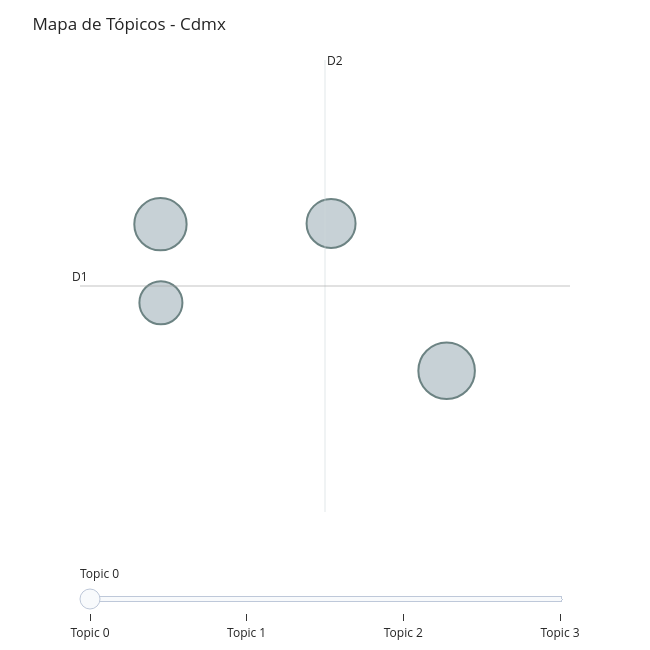
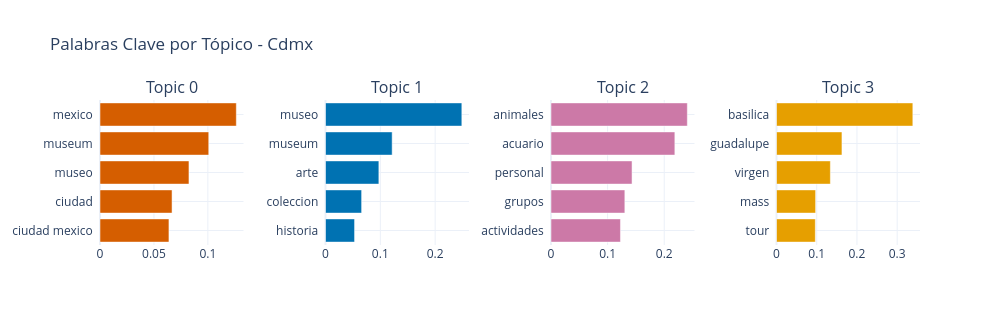
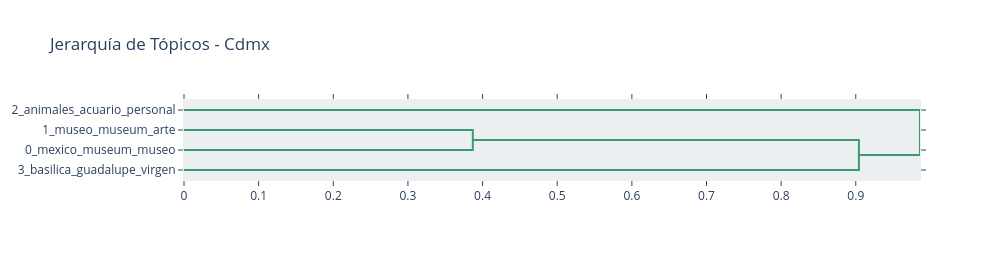

Notebook code for these charts, in order:
### Code cell
# ===== VISUALIZACIONES INTERACTIVAS DE BERTOPIC =====

print(f"Visualizaciones interactivas de BERTopic para {CIUDAD_ANALIZAR}:")
print(f"Tópicos identificados: {len(topic_info)} (incluyendo outliers si los hay)")

# Validar si tenemos suficientes tópicos para visualizaciones
num_topicos_validos = len([t for t in topic_info['Topic'] if t != -1])
print(f"Tópicos válidos (sin outliers): {num_topicos_validos}")

if num_topicos_validos < 2:
    print("⚠️ ADVERTENCIA: Muy pocos tópicos identificados para generar visualizaciones interactivas.")
    print("💡 Esto puede deberse a:")
    print("   - Textos muy similares después de la limpieza")
    print("   - Dataset pequeño para la ciudad seleccionada")
    print("   - Parámetros de clustering muy restrictivos")
    print("\n📊 Mostrando información básica de tópicos:")
    for topic_id in topic_info['Topic']:
        if topic_id != -1:
            topic_words = topic_model.get_topic(topic_id)
            print(f"\nTópico {topic_id}: {topic_names.get(topic_id, 'Sin nombre')}")
            print(f"Palabras clave: {', '.join([word for word, _ in topic_words[:8]])}")
            print(f"Documentos: {topic_info[topic_info['Topic'] == topic_id]['Count'].iloc[0]}")
else:
    # Intentar generar visualizaciones con manejo de errores
    try:
        print("\n🗺️ Generando mapa de tópicos...")
        fig_intertopic = topic_model.visualize_topics()
        fig_intertopic.update_layout(title=f"Mapa de Tópicos - {CIUDAD_ANALIZAR}")
        fig_intertopic.show()
    except Exception as e:
        print(f"❌ Error al generar mapa de tópicos: {str(e)}")
        print("💡 Esto es normal con pocos tópicos o datos limitados")

    try:
        print("\n📊 Generando gráfico de barras...")
        fig_barchart = topic_model.visualize_barchart(top_n_topics=min(8, num_topicos_validos))
        fig_barchart.update_layout(title=f"Palabras Clave por Tópico - {CIUDAD_ANALIZAR}")
        fig_barchart.show()
    except Exception as e:
        print(f"❌ Error al generar gráfico de barras: {str(e)}")
        print("🔧 Mostrando información alternativa de palabras clave:")
        for topic_id in topic_info['Topic'][:5]:  # Mostrar máximo 5 tópicos
            if topic_id != -1:
                topic_words = topic_model.get_topic(topic_id)
                print(f"\n📈 {topic_names.get(topic_id, f'Tópico {topic_id}')}:")
                print(f"   {', '.join([f'{word}({score:.3f})' for word, score in topic_words[:5]])}")

    try:
        print("\n🌳 Generando jerarquía de tópicos...")
        if num_topicos_validos >= 3:  # Necesitamos al menos 3 tópicos para jerarquía
            fig_hierarchy = topic_model.visualize_hierarchy()
            fig_hierarchy.update_layout(title=f"Jerarquía de Tópicos - {CIUDAD_ANALIZAR}")
            fig_hierarchy.show()
        else:
            print("⚠️ Se necesitan al menos 3 tópicos para mostrar jerarquía")
    except Exception as e:
        print(f"❌ Error al generar jerarquía: {str(e)}")

# Información adicional sobre la calidad del modelado
print(f"\n📋 Resumen del modelado:")
print(f"✅ Textos analizados: {len(texts)}")
print(f"🎯 Tópicos encontrados: {num_topicos_validos}")
print(f"📊 Distribución:")
for i, (topico, count) in enumerate(topico_counts.head(5).items()):
    print(f"   {i+1}. {topico}: {count} opiniones ({count/len(df_con_topicos)*100:.1f}%)")

if num_topicos_validos <= 3:
    print(f"\n💡 Sugerencias para mejorar el modelado:")
    print(f"   - Reducir min_cluster_size en HDBSCAN (actualmente: {hdbscan_model.min_cluster_size})")
    print(f"   - Incluir más ciudades en el análisis")
    print(f"   - Ajustar parámetros de limpieza de texto")
    print(f"   - Verificar diversidad en los textos de entrada")

### Figure 1 — Plotly figure (JSON) as saved in the notebook; plotly's stock layout.template omitted (floating-point values rounded to 4 significant figures)
{"data": [{"customdata": [[0, "mexico | museum | museo | ciudad | ciudad mexico", 76], [1, "museo | museum | arte | coleccion | historia", 65], [2, "animales | acuario | personal | grupos | actividades", 57], [3, "basilica | guadalupe | virgen | mass | tour", 44]], "hovertemplate": "<b>Topic %{customdata[0]}</b><br>%{customdata[1]}<br>Size: %{customdata[2]}", "legendgroup": "", "marker": {"color": "#B0BEC5", "line": {"color": "DarkSlateGrey", "width": 2}, "size": [76, 65, 57, 44], "sizemode": "area", "sizeref": 0.0475, "symbol": "circle"}, "mode": "markers", "name": "", "orientation": "v", "showlegend": false, "type": "scatter", "x": [4.112, 2.682, 3.534, 2.684], "xaxis": "x", "y": [11.01, 12.72, 12.73, 11.8], "yaxis": "y"}], "layout": {"annotations": [{"showarrow": false, "text": "D1", "x": 2.279, "y": 12.0, "yshift": 10}, {"showarrow": false, "text": "D2", "x": 3.504, "xshift": 10, "y": 14.64}], "height": 650, "hoverlabel": {"bgcolor": "white", "font": {"family": "Rockwell", "size": 16}}, "legend": {"itemsizing": "constant", "tracegroupgap": 0}, "margin": {"t": 60}, "shapes": [{"line": {"color": "#CFD8DC", "width": 2}, "type": "line", "x0": 3.504, "x1": 3.504, "y0": 9.357, "y1": 14.64}, {"line": {"color": "#9E9E9E", "width": 2}, "type": "line", "x0": 2.279, "x1": 4.729, "y0": 12.0, "y1": 12.0}], "sliders": [{"active": 0, "pad": {"t": 50}, "steps": [{"args": [{"marker.color": [["red", "#B0BEC5", "#B0BEC5", "#B0BEC5"]]}], "label": "Topic 0", "method": "update"}, {"args": [{"marker.color": [["#B0BEC5", "red", "#B0BEC5", "#B0BEC5"]]}], "label": "Topic 1", "method": "update"}, {"args": [{"marker.color": [["#B0BEC5", "#B0BEC5", "red", "#B0BEC5"]]}], "label": "Topic 2", "method": "update"}, {"args": [{"marker.color": [["#B0BEC5", "#B0BEC5", "#B0BEC5", "red"]]}], "label": "Topic 3", "method": "update"}]}], "title": {"text": "Mapa de Tópicos - Cdmx"}, "width": 650, "xaxis": {"anchor": "y", "domain": [0, 1], "range": [2.279, 4.729], "title": {"text": ""}, "visible": false}, "yaxis": {"anchor": "x", "domain": [0, 1], "range": [9.357, 14.64], "title": {"text": ""}, "visible": false}}}

### Figure 2 — Plotly figure (JSON) as saved in the notebook; plotly's stock layout.template omitted (floating-point values rounded to 4 significant figures)
{"data": [{"marker": {"color": "#D55E00"}, "orientation": "h", "type": "bar", "x": [0.0639, 0.06679, 0.08247, 0.1008, 0.1264], "xaxis": "x", "y": ["ciudad mexico  ", "ciudad  ", "museo  ", "museum  ", "mexico  "], "yaxis": "y"}, {"marker": {"color": "#0072B2"}, "orientation": "h", "type": "bar", "x": [0.05301, 0.06588, 0.09732, 0.1216, 0.2487], "xaxis": "x2", "y": ["historia  ", "coleccion  ", "arte  ", "museum  ", "museo  "], "yaxis": "y2"}, {"marker": {"color": "#CC79A7"}, "orientation": "h", "type": "bar", "x": [0.1227, 0.1304, 0.1431, 0.2188, 0.2408], "xaxis": "x3", "y": ["actividades  ", "grupos  ", "personal  ", "acuario  ", "animales  "], "yaxis": "y3"}, {"marker": {"color": "#E69F00"}, "orientation": "h", "type": "bar", "x": [0.09654, 0.09723, 0.1339, 0.1627, 0.3389], "xaxis": "x4", "y": ["tour  ", "mass  ", "virgen  ", "guadalupe  ", "basilica  "], "yaxis": "y4"}], "layout": {"annotations": [{"font": {"size": 16}, "showarrow": false, "text": "Topic 0", "x": 0.0875, "xanchor": "center", "xref": "paper", "y": 1, "yanchor": "bottom", "yref": "paper"}, {"font": {"size": 16}, "showarrow": false, "text": "Topic 1", "x": 0.3625, "xanchor": "center", "xref": "paper", "y": 1, "yanchor": "bottom", "yref": "paper"}, {"font": {"size": 16}, "showarrow": false, "text": "Topic 2", "x": 0.6375, "xanchor": "center", "xref": "paper", "y": 1, "yanchor": "bottom", "yref": "paper"}, {"font": {"size": 16}, "showarrow": false, "text": "Topic 3", "x": 0.9125, "xanchor": "center", "xref": "paper", "y": 1, "yanchor": "bottom", "yref": "paper"}], "height": 325, "hoverlabel": {"bgcolor": "white", "font": {"family": "Rockwell", "size": 16}}, "showlegend": false, "title": {"text": "Palabras Clave por Tópico - Cdmx"}, "width": 1000, "xaxis": {"anchor": "y", "domain": [0, 0.175], "showgrid": true}, "xaxis2": {"anchor": "y2", "domain": [0.275, 0.45], "showgrid": true}, "xaxis3": {"anchor": "y3", "domain": [0.55, 0.725], "showgrid": true}, "xaxis4": {"anchor": "y4", "domain": [0.825, 1], "showgrid": true}, "yaxis": {"anchor": "x", "domain": [0, 1], "showgrid": true}, "yaxis2": {"anchor": "x2", "domain": [0, 1], "showgrid": true}, "yaxis3": {"anchor": "x3", "domain": [0, 1], "showgrid": true}, "yaxis4": {"anchor": "x4", "domain": [0, 1], "showgrid": true}}}

### Figure 3 — Plotly figure (JSON) as saved in the notebook; plotly's stock layout.template omitted (floating-point values rounded to 4 significant figures)
{"data": [{"hoverinfo": "text", "marker": {"color": "rgb(61,153,112)"}, "mode": "lines", "type": "scatter", "x": [0.0, 0.387, 0.387, 0.0], "xaxis": "x", "y": [-15.0, -15.0, -25.0, -25.0], "yaxis": "y"}, {"hoverinfo": "text", "marker": {"color": "rgb(61,153,112)"}, "mode": "lines", "type": "scatter", "x": [0.387, 0.9042, 0.9042, 0.0], "xaxis": "x", "y": [-20.0, -20.0, -35.0, -35.0], "yaxis": "y"}, {"hoverinfo": "text", "marker": {"color": "rgb(61,153,112)"}, "mode": "lines", "type": "scatter", "x": [0.0, 0.986, 0.986, 0.9042], "xaxis": "x", "y": [-5.0, -5.0, -27.5, -27.5], "yaxis": "y"}], "layout": {"autosize": false, "height": 260, "hoverlabel": {"bgcolor": "white", "font": {"family": "Rockwell", "size": 16}}, "hovermode": "closest", "plot_bgcolor": "#ECEFF1", "showlegend": false, "title": {"text": "Jerarquía de Tópicos - Cdmx"}, "width": 1000, "xaxis": {"mirror": "allticks", "rangemode": "tozero", "showgrid": false, "showline": true, "showticklabels": true, "ticks": "outside", "type": "linear", "zeroline": false}, "yaxis": {"mirror": "allticks", "range": [-40, 0], "rangemode": "tozero", "showgrid": false, "showline": true, "showticklabels": true, "tickmode": "array", "ticks": "outside", "ticktext": ["2_animales_acuario_personal", "1_museo_museum_arte", "0_mexico_museum_museo", "3_basilica_guadalupe_virgen"], "tickvals": [-5, -15, -25, -35], "type": "linear", "zeroline": false}}}
